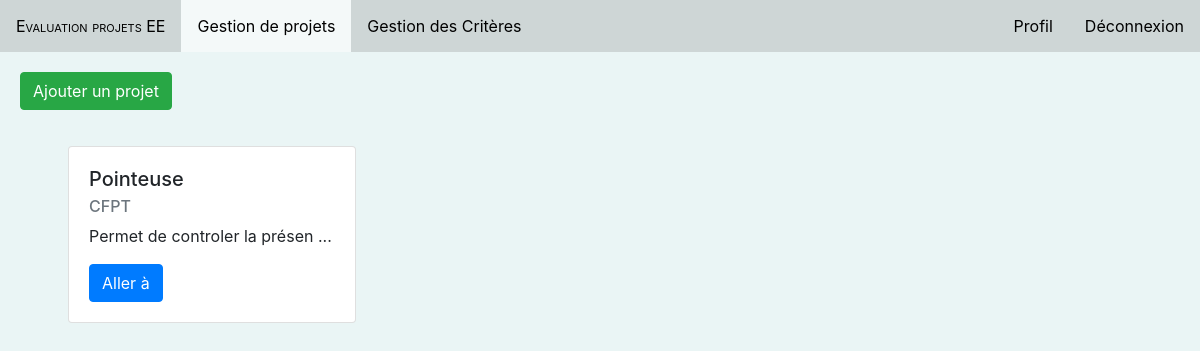
The page /index.php?page=projets (signed in) on the database as committed earlier.
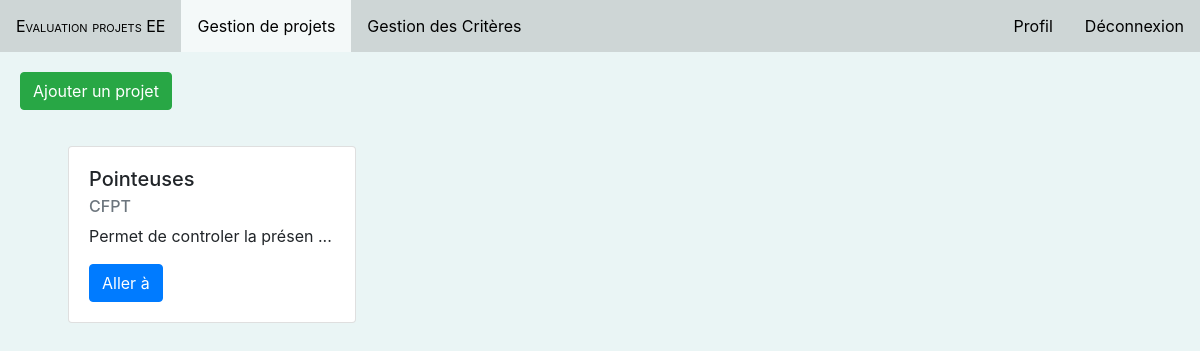
The same page on the database as committed later.
### tables this page shows
CREATE TABLE `projets` (
  `idProjet` int(11) NOT NULL,
  `titre` varchar(50) NOT NULL,
  `description` varchar(500) NOT NULL,
  `client` varchar(50) NOT NULL,
  `dureePrevue` varchar(10) NOT NULL,
  `dateDebut` date NOT NULL,
  `idDomaine` int(11) NOT NULL,
  `idUtilisateur` int(11) NOT NULL
);

### model/getProjets.php (called while the page is built)
<?php
function GetProjets()
{
  $db = connectDB();
  $query = $db->prepare("SELECT * FROM projets WHERE idUtilisateur = ?");
  $query->bindParam(1, $_SESSION["id"]);
  if ($query->execute()) {
    $tab = $query->fetchAll(PDO::FETCH_ASSOC);
    return $tab;
  }
  else {
    header('Location: ');
  }
}
?>

### views/projetsGestion.php (the view, shortened to what this page needs)
<?php
include 'model/getProjets.php';
?>
<button type="button" class="btn btn-success" style=" margin: 20px;" data-toggle="modal" data-target="#modalAjoutProjets">Ajouter un projet</button>
<div class="container" style="float:right;">
    <div class="row mt-3">
    <?php
    foreach (GetProjets() as $projet) {
      if (strlen($projet["description"]) > 32) {
        $projet["description"] = substr($projet["description"], 0, 30) . " ...";
      }
      echo "<div class=\"card card-custom mx-2 mb-3\" style=\"width: 18rem;\">";
      echo "<div class=\"card-body\">";
      echo "<h5 class=\"card-title\">".$projet["titre"]."</h5>";
      echo "<h6 class=\"card-subtitle mb-2 text-muted\">".$projet["client"]."</h6>";
      echo "<p class=\"card-text\">".$projet["description"]."</p>";
      echo "<form method=\"POST\" action=\"model/afficheDetailGestion.php\">";
      echo "<button type=\"submit\" class=\"btn btn-primary\">Aller à</button>";
      echo "</form>";
      echo "</div>";
      echo "</div>&nbsp;";
    } ?>
  </div>
</div>

Rows that differ between the two databases and show on the page:
changed projets "CFPT": titre "Pointeuse" → "Pointeuses"
